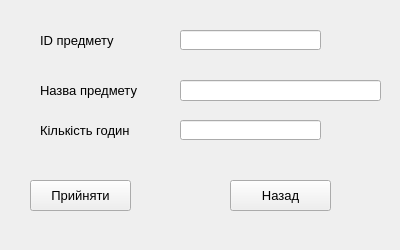
<?xml version="1.0" encoding="UTF-8"?>
<ui version="4.0">
 <class>InSubject</class>
 <widget class="QWidget" name="InSubject">
  <property name="geometry">
   <rect>
    <x>0</x>
    <y>0</y>
    <width>400</width>
    <height>250</height>
   </rect>
  </property>
  <property name="font">
   <font>
    <pointsize>10</pointsize>
   </font>
  </property>
  <property name="windowTitle">
   <string>Введення предмету</string>
  </property>
  <widget class="QLineEdit" name="lineEdit">
   <property name="geometry">
    <rect>
     <x>180</x>
     <y>30</y>
     <width>141</width>
     <height>20</height>
    </rect>
   </property>
  </widget>
  <widget class="QLineEdit" name="lineEdit_2">
   <property name="geometry">
    <rect>
     <x>180</x>
     <y>80</y>
     <width>201</width>
     <height>21</height>
    </rect>
   </property>
  </widget>
  <widget class="QLineEdit" name="lineEdit_3">
   <property name="geometry">
    <rect>
     <x>180</x>
     <y>120</y>
     <width>141</width>
     <height>20</height>
    </rect>
   </property>
  </widget>
  <widget class="QLabel" name="label">
   <property name="geometry">
    <rect>
     <x>40</x>
     <y>30</y>
     <width>91</width>
     <height>21</height>
    </rect>
   </property>
   <property name="text">
    <string>ID предмету</string>
   </property>
  </widget>
  <widget class="QLabel" name="label_2">
   <property name="geometry">
    <rect>
     <x>40</x>
     <y>80</y>
     <width>101</width>
     <height>21</height>
    </rect>
   </property>
   <property name="text">
    <string>Назва предмету</string>
   </property>
  </widget>
  <widget class="QLabel" name="label_3">
   <property name="geometry">
    <rect>
     <x>40</x>
     <y>120</y>
     <width>91</width>
     <height>21</height>
    </rect>
   </property>
   <property name="text">
    <string>Кількість годин</string>
   </property>
  </widget>
  <widget class="QPushButton" name="pushButton">
   <property name="geometry">
    <rect>
     <x>30</x>
     <y>180</y>
     <width>101</width>
     <height>31</height>
    </rect>
   </property>
   <property name="text">
    <string>Прийняти</string>
   </property>
  </widget>
  <widget class="QPushButton" name="pushButton_2">
   <property name="geometry">
    <rect>
     <x>230</x>
     <y>180</y>
     <width>101</width>
     <height>31</height>
    </rect>
   </property>
   <property name="text">
    <string>Назад</string>
   </property>
  </widget>
 </widget>
 <resources/>
 <connections/>
</ui>
